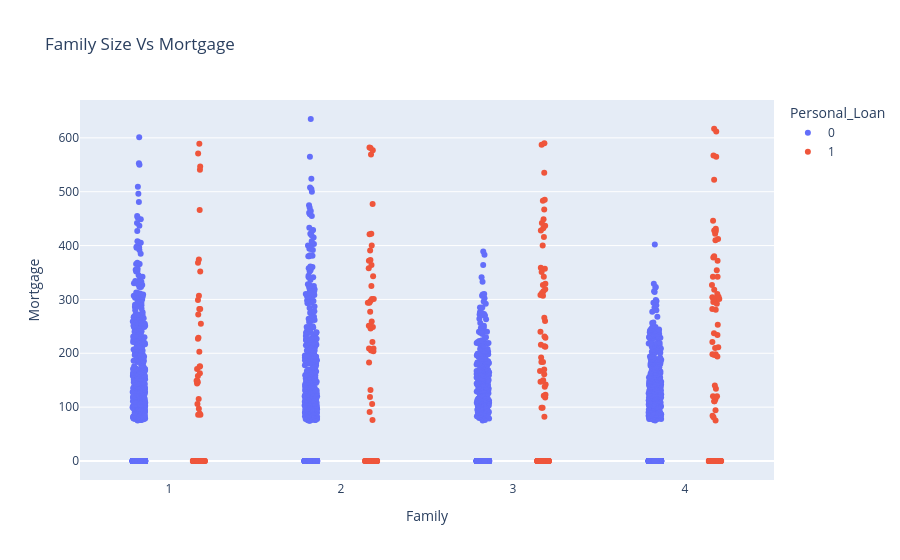

Notebook code for this chart:
### Markdown cell above
### Family Size Vs Mortgage

### Code cell
#Family_Size_Vs_Mortgage
#Colored_by_Personal_Loan

fig = px.strip(df, x='Family', y='Mortgage', color='Personal_Loan', title='Family Size Vs Mortgage')
fig.show()

### Figure 1 — Plotly figure (JSON) as saved in the notebook; plotly's stock layout.template omitted (floating-point values rounded to 4 significant figures; data arrays with more than 128 entries replaced by an {"elided": "..."} marker saying what was removed)
{"data": [{"alignmentgroup": "True", "boxpoints": "all", "fillcolor": "rgba(255,255,255,0)", "hoveron": "points", "hovertemplate": "Personal_Loan=0<br>Family=%{x}<br>Mortgage=%{y}<extra></extra>", "legendgroup": "0", "line": {"color": "rgba(255,255,255,0)"}, "marker": {"color": "#636efa"}, "name": "0", "offsetgroup": "0", "orientation": "v", "pointpos": 0, "showlegend": true, "type": "box", "x": {"elided": "4519 int values"}, "x0": " ", "xaxis": "x", "y": {"elided": "4519 int values"}, "y0": " ", "yaxis": "y"}, {"alignmentgroup": "True", "boxpoints": "all", "fillcolor": "rgba(255,255,255,0)", "hoveron": "points", "hovertemplate": "Personal_Loan=1<br>Family=%{x}<br>Mortgage=%{y}<extra></extra>", "legendgroup": "1", "line": {"color": "rgba(255,255,255,0)"}, "marker": {"color": "#EF553B"}, "name": "1", "offsetgroup": "1", "orientation": "v", "pointpos": 0, "showlegend": true, "type": "box", "x": {"elided": "480 int values"}, "x0": " ", "xaxis": "x", "y": {"elided": "480 int values"}, "y0": " ", "yaxis": "y"}], "layout": {"boxmode": "group", "legend": {"title": {"text": "Personal_Loan"}, "tracegroupgap": 0}, "title": {"text": "Family Size Vs Mortgage"}, "xaxis": {"anchor": "y", "domain": [0, 1], "title": {"text": "Family"}}, "yaxis": {"anchor": "x", "domain": [0, 1], "title": {"text": "Mortgage"}}}}
